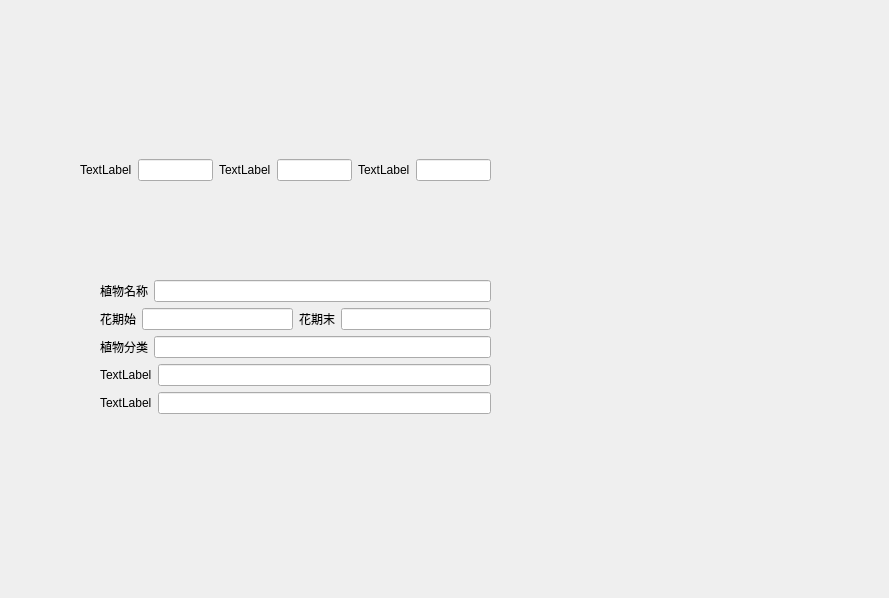
<?xml version="1.0" encoding="UTF-8"?>
<ui version="4.0">
 <class>AddPlantPage</class>
 <widget class="QDialog" name="AddPlantPage">
  <property name="geometry">
   <rect>
    <x>0</x>
    <y>0</y>
    <width>889</width>
    <height>598</height>
   </rect>
  </property>
  <property name="windowTitle">
   <string>Dialog</string>
  </property>
  <widget class="QWidget" name="verticalLayoutWidget">
   <property name="geometry">
    <rect>
     <x>100</x>
     <y>280</y>
     <width>391</width>
     <height>241</height>
    </rect>
   </property>
   <layout class="QVBoxLayout" name="verticalLayout">
    <item>
     <layout class="QHBoxLayout" name="horizontalLayout_2">
      <item>
       <widget class="QLabel" name="label_3">
        <property name="text">
         <string>植物名称</string>
        </property>
       </widget>
      </item>
      <item>
       <widget class="QLineEdit" name="lineEdit_3"/>
      </item>
     </layout>
    </item>
    <item>
     <layout class="QHBoxLayout" name="horizontalLayout_6">
      <item>
       <widget class="QLabel" name="label_7">
        <property name="text">
         <string>花期始</string>
        </property>
       </widget>
      </item>
      <item>
       <widget class="QLineEdit" name="lineEdit_9"/>
      </item>
      <item>
       <widget class="QLabel" name="label_10">
        <property name="text">
         <string>花期末</string>
        </property>
       </widget>
      </item>
      <item>
       <widget class="QLineEdit" name="lineEdit_10"/>
      </item>
     </layout>
    </item>
    <item>
     <layout class="QHBoxLayout" name="horizontalLayout_3">
      <item>
       <widget class="QLabel" name="label_4">
        <property name="text">
         <string>植物分类</string>
        </property>
       </widget>
      </item>
      <item>
       <widget class="QLineEdit" name="lineEdit_4"/>
      </item>
     </layout>
    </item>
    <item>
     <layout class="QHBoxLayout" name="horizontalLayout_4">
      <item>
       <widget class="QLabel" name="label_5">
        <property name="text">
         <string>TextLabel</string>
        </property>
       </widget>
      </item>
      <item>
       <widget class="QLineEdit" name="lineEdit_5"/>
      </item>
     </layout>
    </item>
    <item>
     <layout class="QHBoxLayout" name="horizontalLayout_5">
      <item>
       <widget class="QLabel" name="label_6">
        <property name="text">
         <string>TextLabel</string>
        </property>
       </widget>
      </item>
      <item>
       <widget class="QLineEdit" name="lineEdit_6"/>
      </item>
     </layout>
    </item>
    <item>
     <spacer name="verticalSpacer">
      <property name="orientation">
       <enum>Qt::Orientation::Vertical</enum>
      </property>
      <property name="sizeHint" stdset="0">
       <size>
        <width>20</width>
        <height>40</height>
       </size>
      </property>
     </spacer>
    </item>
   </layout>
  </widget>
  <widget class="QWidget" name="horizontalLayoutWidget">
   <property name="geometry">
    <rect>
     <x>80</x>
     <y>130</y>
     <width>411</width>
     <height>80</height>
    </rect>
   </property>
   <layout class="QHBoxLayout" name="horizontalLayout">
    <item>
     <widget class="QLabel" name="label_2">
      <property name="text">
       <string>TextLabel</string>
      </property>
     </widget>
    </item>
    <item>
     <widget class="QLineEdit" name="lineEdit_2"/>
    </item>
    <item>
     <widget class="QLabel" name="label_8">
      <property name="text">
       <string>TextLabel</string>
      </property>
     </widget>
    </item>
    <item>
     <widget class="QLineEdit" name="lineEdit_7"/>
    </item>
    <item>
     <widget class="QLabel" name="label_9">
      <property name="text">
       <string>TextLabel</string>
      </property>
     </widget>
    </item>
    <item>
     <widget class="QLineEdit" name="lineEdit_8"/>
    </item>
   </layout>
  </widget>
 </widget>
 <resources/>
 <connections/>
</ui>
